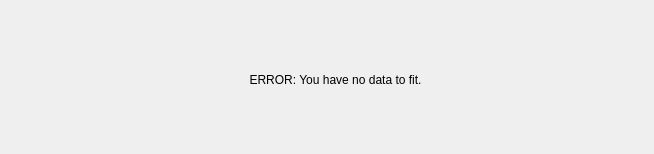
<?xml version="1.0" encoding="UTF-8"?>
<ui version="4.0">
 <class>Form</class>
 <widget class="QWidget" name="Form">
  <property name="geometry">
   <rect>
    <x>0</x>
    <y>0</y>
    <width>654</width>
    <height>154</height>
   </rect>
  </property>
  <property name="windowTitle">
   <string>Form</string>
  </property>
  <widget class="QWidget" name="horizontalLayoutWidget">
   <property name="geometry">
    <rect>
     <x>60</x>
     <y>40</y>
     <width>551</width>
     <height>80</height>
    </rect>
   </property>
   <layout class="QHBoxLayout" name="horizontalLayout">
    <item>
     <widget class="QLabel" name="label">
      <property name="text">
       <string>ERROR: You have no data to fit.</string>
      </property>
      <property name="alignment">
       <set>Qt::AlignCenter</set>
      </property>
     </widget>
    </item>
   </layout>
  </widget>
 </widget>
 <resources/>
 <connections/>
</ui>
